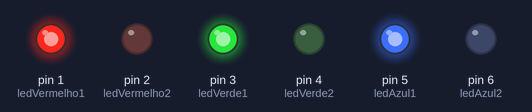
Recording of a sketch running on a simulated Arduino Uno, built with avr-gcc and run on an emulated ATmega328P. On the bench: output pins drawn as LEDs (lit = HIGH).

Above: at 2.5 s.
At 5.5 s:
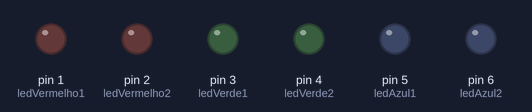
At 8.5 s:
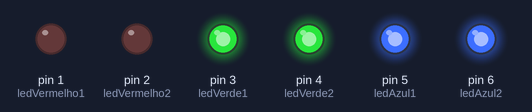
At 14.5 s:
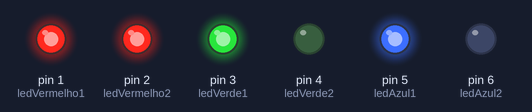
Timing chart, 0 to 23.4 s (numbered marks = the images above):
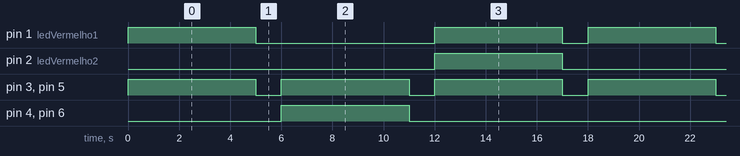

Measured:
- by itself, pin 1 (ledVermelho1): repeats every 18.0 s: LOW 7.0 s, HIGH 5.0 s, LOW 1.0 s, HIGH 5.0 s
- by itself, pin 2 (ledVermelho2), pin 4 (ledVerde2), pin 6 (ledAzul2): alternates HIGH for 5.0 s and LOW for 13.0 s
- by itself, pin 3 (ledVerde1), pin 5 (ledAzul1): alternates HIGH for 5.0 s and LOW for 1.0 s

The sketch:

leds_piscantes1.ino
```cpp
// C++ code
//
// Definindo os pinos dos LEDs
int ledVermelho1 = 1;
int ledVermelho2 = 2;
int ledVerde1 = 3;
int ledVerde2 = 4;
int ledAzul1 = 5;
int ledAzul2 = 6;

void setup() {
  // Configurando os pinos dos LEDs como saída
  pinMode(ledVermelho1, OUTPUT);
  pinMode(ledVermelho2, OUTPUT);
  pinMode(ledVerde1, OUTPUT);
  pinMode(ledVerde2, OUTPUT);
  pinMode(ledAzul1, OUTPUT);
  pinMode(ledAzul2, OUTPUT);
}

void loop() {
  // Primeiro Momento: 1 LED Verde, 1 Vermelho, 1 Azul
  digitalWrite(ledVerde1, HIGH);
  digitalWrite(ledVermelho1, HIGH);
  digitalWrite(ledAzul1, HIGH);
  delay(5000);  // Mantém ligado por 2 segundos

  // Desliga todos os LEDs antes do próximo momento
  digitalWrite(ledVerde1, LOW);
  digitalWrite(ledVermelho1, LOW);
  digitalWrite(ledAzul1, LOW);
  delay(1000);  // Pausa rápida

  // Segundo Momento: 2 LEDs Verdes, 2 Azuis
  digitalWrite(ledVerde1, HIGH);
  digitalWrite(ledVerde2, HIGH);
  digitalWrite(ledAzul1, HIGH);
  digitalWrite(ledAzul2, HIGH);
  delay(5000);  // Mantém ligado por 2 segundos

  // Desliga todos os LEDs antes do próximo momento
  digitalWrite(ledVerde1, LOW);
  digitalWrite(ledVerde2, LOW);
  digitalWrite(ledAzul1, LOW);
  digitalWrite(ledAzul2, LOW);
  delay(1000);  // Pausa rápida

  // Terceiro Momento: 1 LED Verde, 2 Vermelhos, 1 Azul
  digitalWrite(ledVerde1, HIGH);
  digitalWrite(ledVermelho1, HIGH);
  digitalWrite(ledVermelho2, HIGH);
  digitalWrite(ledAzul1, HIGH);
  delay(5000);  // Mantém ligado por 2 segundos

  // Desliga todos os LEDs antes de reiniciar o loop
  digitalWrite(ledVerde1, LOW);
  digitalWrite(ledVermelho1, LOW);
  digitalWrite(ledVermelho2, LOW);
  digitalWrite(ledAzul1, LOW);
  delay(1000);  // Pausa rápida
}
```
